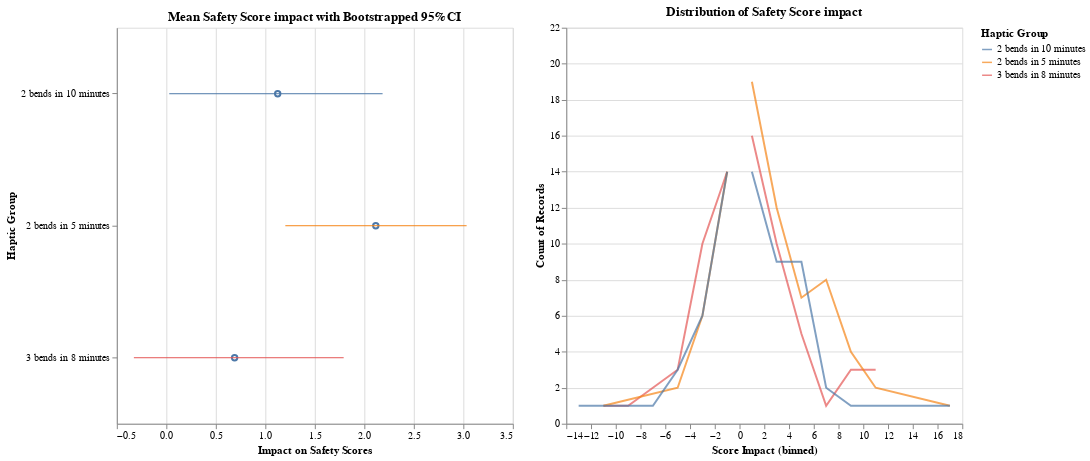

Notebook code for this chart:
### Code cell
base = alt.Chart(scores)

dists = base.mark_line(opacity=0.7, binSpacing=0).encode(
    x=alt.X('Score Impact:Q', bin=alt.Bin(maxbins=20)),
    y=alt.Y('count()', stack=None),
    color=alt.Color('Haptic Group:N')
).properties(
    title='Distribution of Safety Score impact',
    width=400, height=400
)

pts = base.mark_point().encode(
    y='Haptic Group',
    x='mean(Score Impact)'
)

band = base.mark_errorbar(extent='ci').encode(
    y=alt.Y('Haptic Group', scale=alt.Scale(zero=False)),
    x=alt.X('Score Impact', title='Impact on Safety Scores'),
    color='Haptic Group'
)

means = alt.layer(pts, band).properties(
    title='Mean Safety Score impact with Bootstrapped 95% CI',
    width=400, height=400)

means | dists

### Figure 1 — Vega-Lite specification as saved in the notebook (floating-point values rounded to 4 significant figures; data arrays with more than 128 entries replaced by an {"elided": "..."} marker saying what was removed)
{"config": {"view": {"continuousWidth": 400, "continuousHeight": 300}}, "hconcat": [{"layer": [{"mark": "point", "encoding": {"x": {"aggregate": "mean", "field": "Score Impact", "type": "quantitative"}, "y": {"field": "Haptic Group", "type": "nominal"}}}, {"mark": {"type": "errorbar", "extent": "ci"}, "encoding": {"color": {"field": "Haptic Group", "type": "nominal"}, "x": {"field": "Score Impact", "title": "Impact on Safety Scores", "type": "quantitative"}, "y": {"field": "Haptic Group", "scale": {"zero": false}, "type": "nominal"}}}], "height": 400, "title": "Mean Safety Score impact with Bootstrapped 95% CI", "width": 400}, {"mark": {"type": "line", "binSpacing": 0, "opacity": 0.7}, "encoding": {"color": {"field": "Haptic Group", "type": "nominal"}, "x": {"bin": {"maxbins": 20}, "field": "Score Impact", "type": "quantitative"}, "y": {"aggregate": "count", "stack": null, "type": "quantitative"}}, "height": 400, "title": "Distribution of Safety Score impact", "width": 400}], "data": {"name": "data-ad5f3621d973ca60aab7606336f6b9e5"}, "$schema": "https://vega.github.io/schema/vega-lite/v4.17.0.json", "datasets": {"data-ad5f3621d973ca60aab7606336f6b9e5": {"elided": "267 records"}}}
